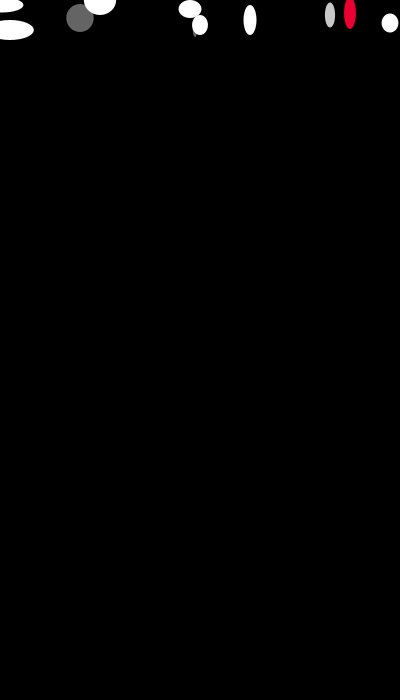
Frame 1 (no input)
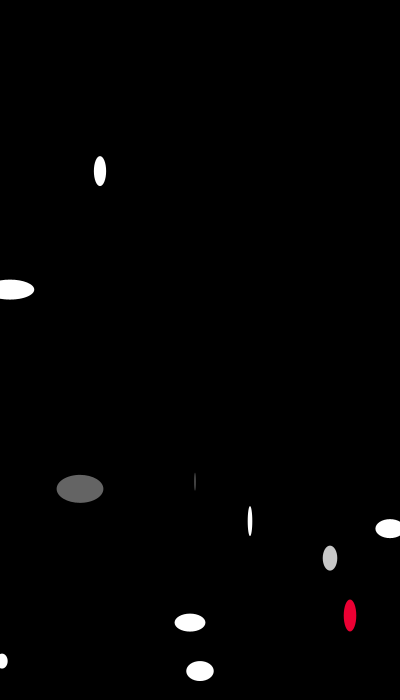
Frame 60 (the mouse pressed at the canvas centre just before this capture)
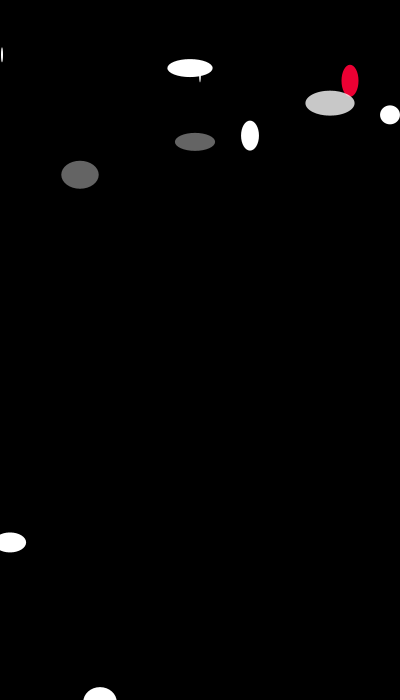
Frame 120 (the mouse held since frame 60 and released just before this capture)

The Processing sketch that drew these frames (run headless with seeded random() and noise(); from frame 60 on, the mouse is pressed at the canvas centre):

// Processing sketch: processing_130945
// ── processing_130945.pde


float x=100;
float y=0;
float speed=0;
float gravity=0.1;
float g=.5;
float g1=.45;
float g2=.4;
float g3=.35;
float g4=.3;
float g5=.55;
float g6=.28;
float g7=.26;
float g8=.47;
float s=1;
float s1=1.5;
float s2=0.5;
float s3=1.1;
float s4=0.8;
float s5=1.7;
float s6=0.3;
float s7=0.45;
float s8=0.15;
float s9=1.6;
float a=30;
float b=20;
float c=13;
float d=5;
float e=25;
float f=9;
float h=18;
float i=23;
float j=28;
float k=15;


void setup(){
  size(400,700);
}
void draw(){
  background(0);
  fill(255);
  noStroke();
  rectMode(CENTER);
  ellipse(x,y,random(0,50),30);
  y=y+speed;
  speed=speed+gravity;
  if(y>height){
    speed=speed*-.95;
  }
  fill(255);
  ellipse(250,b,random(0,50),30);
  b=b+s;
  s=s+g;
  if(b>height){
    s=s*-.95;
  }
fill(255);
ellipse(10,a,random(0,50),20);
a=a+s1;
s1=s1+gravity;
if(a>height){
  s1=s1*-.95;
}
fill(#EC0033);
ellipse(350,c,random(0,50),32);
c=c+s2;
s2=s2+g1;
if(c>height){
  s2=s2*-.95;
}

fill(255);
ellipse(2,d,random(0,50),15);
d=d+s3;
s3=s3+g2;
if(d>height){
  s3=s3*-.95;
}
fill(255);
ellipse(200,e,random(0,50),20);
e=e+s4;
s4=s4+g3;
if(e>height){
  s4=s4*-.95;
}
fill(255);
ellipse(190,f,random(0,50),18);
f=f+s5;
s5=s5+g4;
if(f>height){
  s5=s5*-.95;
}
fill(255,100);
ellipse(80,h,random(0,50),28);
h=h+s6;
s6=s6+g5;
if(h>height){
  s6=s6*-.95;
}
fill(255);
ellipse(390,i,random(0,50),19);
i=i+s7;
s7=s7+g6;
if(i>height){
 s7=s7*-.95;
}
fill(255,100);
ellipse(195,j,random(0,50),18);
j=j+s8;
s8=s8+g7;
if(j>height){
 s8=s8*-.95;
}
fill(255,200);
ellipse(330,k,random(0,50),25);
k=k+s9;
s9=s9+g8;
if(k>height){
 s9=s9*-.95;
}
}
